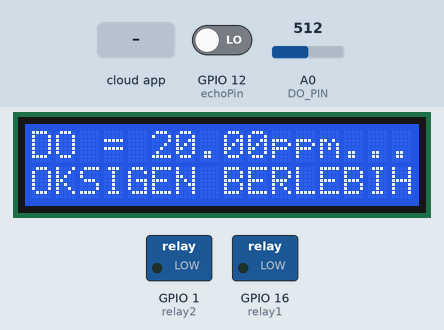
Recording of a sketch running on a simulated ESP8266 (NodeMCU). Shown: 16×2 character LCD, switched loads named in the sketch (green lamp = pin HIGH). The test bench sets the inputs (shaded band); at power-on: A0 (DO_PIN) = 512, GPIO 12 (echoPin) LOW. WiFi joins after 1.5 s; servers stay silent unless stated; the Firebase database answers and starts empty; pins used as bus, display or sensor lines are not drawn; what the sketch prints to the serial monitor is not drawn.

Above: at 7.5 s.
7.6 s: A0 (DO_PIN) set to 722
15.0 s: A0 (DO_PIN) set to 749
At 26.3 s:
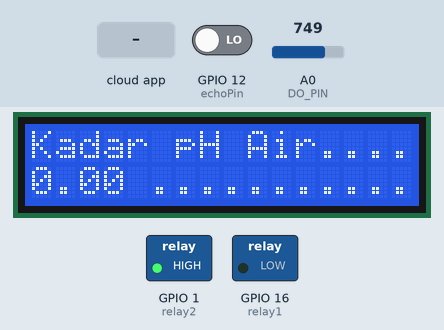
26.8 s: A0 (DO_PIN) set to 5
At 35.0 s:
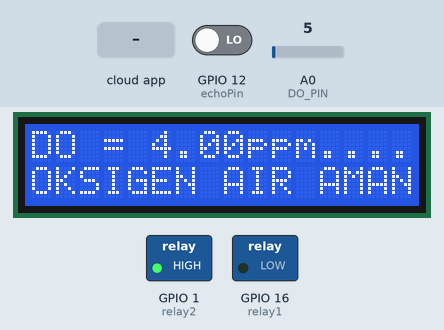
36.1 s: the phone or cloud app sets SuhuA to 25
At 42.1 s:
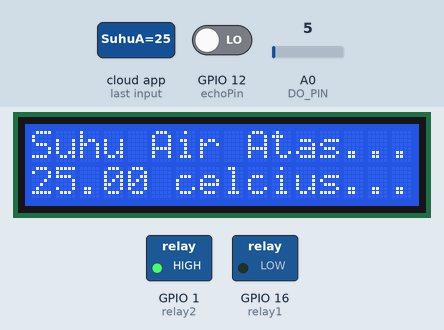
44.3 s: the phone or cloud app sets SuhuB to 25
At 49.3 s:
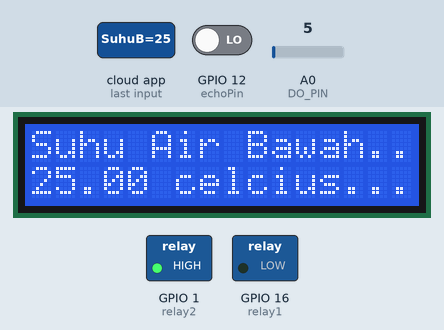
51.4 s: the phone or cloud app sets pH to 25
At 56.4 s:
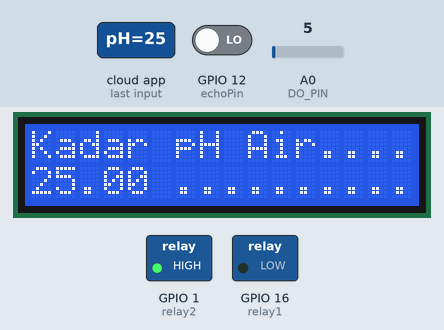
Timing chart, 0 to 57.9 s (numbered marks = the images above; inputs shaded):
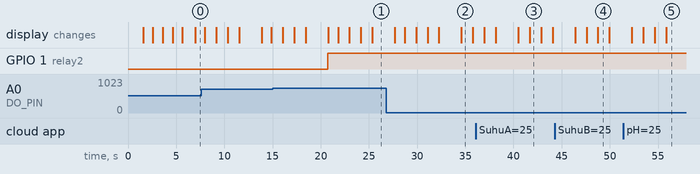

The sketch:

d1_r1_tinggi_air_dan_sensor_DO_dan_pH_dan_Suhu_dan_relay_dan.ino
```cpp
#include <Arduino.h>

#include <LiquidCrystal_I2C.h>

#include <Wire.h>

//Sensor DO
#define DO_PIN A0

#define VREF 5000    //VREF (mv)
#define ADC_RES 1024 //ADC Resolution

//Single-point calibration Mode=0
//Two-point calibration Mode=1
#define TWO_POINT_CALIBRATION 1

#define READ_TEMP (25) //Current water temperature ℃, Or temperature sensor function

//Single point calibration needs to be filled CAL1_V and CAL1_T
#define CAL1_V (43) //mv
#define CAL1_T (25)   //℃

//Two-point calibration needs to be filled CAL2_V and CAL2_T
//CAL1 High temperature point, CAL2 Low temperature point

#define CAL2_V (14) //mv
#define CAL2_T (15)   //℃

const uint16_t DO_Table[41] = {
    14460, 14220, 13820, 13440, 13090, 12740, 12420, 12110, 11810, 11530,
    11260, 11010, 10770, 10530, 10300, 10080, 9860, 9660, 9460, 9270,
    9080, 8900, 8730, 8570, 8410, 8250, 8110, 7960, 7820, 7690,
    7560, 7430, 7300, 7180, 7070, 6950, 6840, 6730, 6630, 6530, 6410};

uint8_t Temperaturet;
uint16_t ADC_Raw;
uint16_t ADC_Voltage;
float DO;

int16_t readDO(uint32_t voltage_mv, uint8_t temperature_c)
{
#if TWO_POINT_CALIBRATION == 1
  uint16_t V_saturation = (uint32_t)CAL1_V + (uint32_t)35 * temperature_c - (uint32_t)CAL1_T * 35;
  return (voltage_mv * DO_Table[temperature_c] / V_saturation);
#else
  uint16_t V_saturation = (int16_t)((int8_t)temperature_c - CAL2_T) * ((uint16_t)CAL1_V - CAL2_V) / ((uint8_t)CAL1_T - CAL2_T) + CAL2_V;
  return (voltage_mv * DO_Table[temperature_c] / V_saturation);
#endif
}


//Firebase
#if defined(ESP32)
  #include <WiFi.h>
#elif defined(ESP8266)
  #include <ESP8266WiFi.h>
#endif
#include <Firebase_ESP_Client.h>


//Provide the token generation process info.
#include "addons/TokenHelper.h"
//Provide the RTDB payload printing info and other helper functions.
#include "addons/RTDBHelper.h"

// Insert your network credentials
//#define WIFI_SSID "PDTI"
//#define WIFI_PASSWORD "pdti1234"

#define WIFI_SSID "GATEWAY-LANRISANG"
#define WIFI_PASSWORD "MF2022pinrang"

// #define WIFI_SSID "realme 6"
// #define WIFI_PASSWORD "abcd12345"

// Insert Firebase project API Key
//#define API_KEY "3kP2SUYg14SufFclb7lYPdX8TycG19xz4ppBPcm0"
#define API_KEY "AIzaSyD26QdvEJBFCO2-CG3PKtvdRCbMKD3nkN0"

// Insert RTDB URLefine the RTDB URL */
#define DATABASE_URL "https://coba-esp32-39fd9-default-rtdb.asia-southeast1.firebasedatabase.app/"

//Define Firebase Data object
FirebaseData fbdo;

FirebaseAuth auth;
FirebaseConfig config;

unsigned long sendDataPrevMillis = 0;
int count = 0;
bool signupOK = false;

#define trigPin 13  //Pin D7 ESP8266 Wemos D1 R2 WiFi
#define echoPin 12  //Pin D6 ESP8266  Wemos D1 R2 WiFi
#define relay1 16 //Pin D2 ESP8266  Wemos D1 R2 WiFi
#define relay2 1 //Pin D1 ESP8266  Wemos D1 R2 WiFi
//const int relay2 = D10;

LiquidCrystal_I2C lcd(0x27 ,16,2);

int jarak = 135;
int tinggi;
float suhua;
float suhub;
float ph;


void setup() {
  //Serial.begin(9600);
  Serial.begin(115200);

  WiFi.begin(WIFI_SSID, WIFI_PASSWORD);
  Serial.print("Connecting to Wi-Fi");
  while (WiFi.status() != WL_CONNECTED){
    Serial.print(".");
    delay(300);
  }
  Serial.println();
  Serial.print("Connected with IP: ");
  Serial.println(WiFi.localIP());
  Serial.println();

  /* Assign the api key (required) */
  config.api_key = API_KEY;

  /* Assign the RTDB URL (required) */
  config.database_url = DATABASE_URL;

  /* Sign up */
  if (Firebase.signUp(&config, &auth, "", "")){
    Serial.println("ok");
    signupOK = true;
  }
  else{
    Serial.printf("%s\n", config.signer.signupError.message.c_str());
  }

  /* Assign the callback function for the long running token generation task */
  config.token_status_callback = tokenStatusCallback; //see addons/TokenHelper.h

  Firebase.begin(&config, &auth);
  Firebase.reconnectWiFi(true);

  pinMode(trigPin, OUTPUT);
  pinMode(echoPin, INPUT);
  pinMode (relay1, OUTPUT);
  pinMode (relay2, OUTPUT);
  digitalWrite(relay1, LOW);
  digitalWrite(relay2, LOW);
  lcd.begin();                      // initialize the lcd
  // Print a message to the LCD.
  lcd.backlight();
  lcd.setCursor(0,0);
    lcd.print("ALAT PENGUKUR");
    delay (1000);
    lcd.setCursor(0,1);
    lcd.print("KUALITAS AIR");
    delay(1000);
    lcd.clear();
    lcd.setCursor(0,0);
    lcd.print("TAMBAK UDANG");
    delay(1000);
    lcd.setCursor(0,1);
    lcd.print("WINDU LANRISANG");
    delay(1000);
    lcd.clear();
    //lcd.setCursor(0,0);
    //lcd.print("TINGGI AIR");
    //lcd.print("=");
}

void loop() {

  //Sensor DO
  Temperaturet = (uint8_t)READ_TEMP;
  ADC_Raw = analogRead(DO_PIN);
  ADC_Voltage = uint32_t(VREF) * ADC_Raw / ADC_RES;
  DO = ((readDO(ADC_Voltage, Temperaturet))/1000);

  //Serial.print("Temperaturet:\t" + String(Temperaturet) + "\t");
  //Serial.print("ADC RAW:\t" + String(ADC_Raw) + "\t");
  //Serial.print("ADC Voltage:\t" + String(ADC_Voltage) + "\t");
  //Serial.println("DO:\t" + String(readDO(ADC_Voltage, Temperaturet)) + "\t");
  //Serial.println("DO:\t" + String(DO) + "\t");


  //Ketinggian Air
  long duration, gape;
  digitalWrite(trigPin, LOW);
  delayMicroseconds(2);
  digitalWrite(trigPin, HIGH);
  delayMicroseconds(10);
  digitalWrite(trigPin, HIGH);
  duration = pulseIn(echoPin, HIGH);
  gape = (duration/2) / 29.1;
  tinggi = jarak - gape;

  //Firebase
  if (Firebase.ready() && signupOK && (millis() - sendDataPrevMillis > 1000 || sendDataPrevMillis == 0)){
    sendDataPrevMillis = millis();
    //Pembacaan dat Tinggi Air
    //Firebase.RTDB.setInt(&fbdo, "TinggiAir", tinggi)
    if (Firebase.RTDB.setInt(&fbdo, "TinggiAir", tinggi)){
      //Serial.println("PASSED");
      //Serial.println("PATH: " + fbdo.dataPath());
      //Serial.println("TYPE: " + fbdo.dataType());
      // lcd.setCursor(0,0);
      // lcd.print("PASSED");
      // lcd.setCursor(0,1);
      // lcd.print("TYPE: " + fbdo.dataType());
      // delay (1000);
      //Serial.print("Tinggi Air =");
      //Serial.print(tinggi);
      //Serial.println(" cm.........");
      //Logika untuk pengukuran ketinggian Air
      if (tinggi < 50 )
      {
        digitalWrite(relay1, HIGH);
        //lcd.setCursor(11,0);
        lcd.setCursor(0,0);
        lcd.print("TINGGI AIR");
        lcd.print("=");
        lcd.print(tinggi);
        lcd.print("cm...");
        lcd.setCursor(0,1);
        lcd.print("MESIN AIR ON ....");
        delay (1000);
        //lcd.clear();
      }
    else if (tinggi >= 70 && tinggi <= 80)
    {
        digitalWrite(relay1, LOW);
        //lcd.setCursor(11,0);
        lcd.setCursor(0,0);
        lcd.print("TINGGI AIR");
        lcd.print("=");
        lcd.print(tinggi);
        lcd.print("cm...");
        lcd.setCursor(0,1);
        lcd.print("MESIN AIR OFF ...");
        delay (1000);
        //lcd.clear();

      }
        else if (tinggi >= 50 && tinggi < 70)
      {
        //lcd.setCursor(11,0);
        lcd.setCursor(0,0);
        lcd.print("TINGGI AIR");
        lcd.print("=");
        lcd.print(tinggi);
        lcd.print("cm ...");
        lcd.setCursor(0,1);
        lcd.print("TINGGI AIR AMAN..");
        delay (1000);
        //lcd.clear();
      }

    }
    else {
      lcd.setCursor(0,0);
      lcd.print("FAILED");
      lcd.setCursor(0,1);
      lcd.print("REASON: " + fbdo.errorReason());
      delay (1000);
      Serial.println("FAILED");
      Serial.println("REASON: " + fbdo.errorReason());
    }

    //Pembacaan Data Kadar Oksigen Terlarut
    //Firebase.RTDB.setFloat(&fbdo, "DO", DO)
    if (Firebase.RTDB.setInt(&fbdo, "DO", DO)){
      //Serial.println("PASSED");
      //Serial.println("PATH: " + fbdo.dataPath());
      //Serial.println("TYPE: " + fbdo.dataType());
      // lcd.setCursor(0,0);
      // lcd.print("PASSED");
      // lcd.setCursor(0,1);
      // lcd.print("TYPE: " + fbdo.dataType());
      // delay (1000);
      //Serial.print("DO =");
      //Serial.print(DO);
      //Serial.println(" ...........");
      //Logika untuk pengukuran kadar oksigen terlarut
      if (DO < 3 )
      {
        digitalWrite(relay2, HIGH);
        //digitalWrite(relay2, LOW);
        //Serial.println("Oksigen Kurang");
        lcd.setCursor(0,0);
        lcd.print("DO = ");
        lcd.print(DO);
        lcd.print("ppm.......");
        lcd.setCursor(0,1);
        lcd.print("OKSIGEN KURANG..");
        delay (1000);
        lcd.setCursor(0,1);
        lcd.print("MESIN AIR ON ....");
        delay (1000);
      }
      else if (DO >= 15)
      {
        digitalWrite(relay2, LOW);
        //digitalWrite(relay2, HIGH);
        //Serial.println("Oksigen Berlebih");
        lcd.setCursor(0,0);
        lcd.print("DO = ");
        lcd.print(DO);
        lcd.print("ppm.......");
        lcd.setCursor(0,1);
        lcd.print("OKSIGEN BERLEBIH");
        delay (1000);
        lcd.setCursor(0,1);
        lcd.print("MESIN AIR OFF ...");
        delay (1000);
      }
      else if (DO >= 3 && DO < 15)
      {
        //Serial.println("Oksigen Aman");
        lcd.setCursor(0,0);
        lcd.print("DO = ");
        lcd.print(DO);
        lcd.print("ppm.......");
        lcd.setCursor(0,1);
        lcd.print("OKSIGEN AIR AMAN");
        delay (1000);
      }
    }
    else {
      lcd.setCursor(0,0);
      lcd.print("FAILED");
      lcd.setCursor(0,1);
      lcd.print("REASON: " + fbdo.errorReason());
      delay (1000);
      Serial.println("FAILED");
      Serial.println("REASON: " + fbdo.errorReason());
    }

    //Pembacaan Data Suhu Air Atas
    if (Firebase.RTDB.getFloat(&fbdo, "/SuhuA")){
      //Serial.println("PASSED");
      //Serial.println("PATH: " + fbdo.dataPath());
      //Serial.println("TYPE: " + fbdo.dataType());
      //int suhua = Firebase.RTDB.getFloat(&fbdo, "SuhuA");
      //if (fbdo.dataType() == "SuhuA") {
        suhua = fbdo.floatData();
        //Serial.print("Suhu Atas =");
        //Serial.print(suhua);
        //Serial.println(" celcius...........");
        lcd.setCursor(0,0);
        lcd.print("Suhu Air Atas...");
        lcd.setCursor(0,1);
        lcd.print(suhua);
        lcd.print(" celcius...........");
        delay (1000);
      //}
    }
    else {
      lcd.setCursor(0,0);
      lcd.print("FAILED");
      lcd.setCursor(0,1);
      lcd.print("REASON: " + fbdo.errorReason());
      delay (1000);
      //Serial.println("FAILED");
      //Serial.println("REASON: " + fbdo.errorReason());
    }

    //Pembacaan Data Suhu Air Bawah
    if (Firebase.RTDB.getFloat(&fbdo, "/SuhuB")){
      //Serial.println("PASSED");
      //Serial.println("PATH: " + fbdo.dataPath());
      //Serial.println("TYPE: " + fbdo.dataType());
      //int suhub = Firebase.RTDB.getFloat(&fbdo, "SuhuB");
      //if (fbdo.dataType() == "SuhuB") {
        suhub = fbdo.floatData();
        //Serial.print("Suhu Bawah =");
        //Serial.print(suhub);
        //Serial.println(" celcius...........");
        lcd.setCursor(0,0);
        lcd.print("Suhu Air Bawah...");
        lcd.setCursor(0,1);
        lcd.print(suhub);
        lcd.print(" celcius...........");
        delay (1000);
      //}
    }
    else {
      lcd.setCursor(0,0);
      lcd.print("FAILED");
      lcd.setCursor(0,1);
      lcd.print("REASON: " + fbdo.errorReason());
      delay (1000);
      //Serial.println("FAILED");
      //Serial.println("REASON: " + fbdo.errorReason());
    }

    //Pembacaan data pH Air
    if (Firebase.RTDB.getFloat(&fbdo, "/pH")){
      //Serial.println("PASSED");
      //Serial.println("PATH: " + fbdo.dataPath());
      //Serial.println("TYPE: " + fbdo.dataType());
      //int ph = Firebase.RTDB.getFloat(&fbdo, "pH");
      //if (fbdo.dataType() == "pH") {
        ph = fbdo.floatData();
        //Serial.print("pH Air =");
        //Serial.print(ph);
        //Serial.println(" ...............");
        lcd.setCursor(0,0);
        lcd.print("Kadar pH Air...");
        lcd.setCursor(0,1);
        lcd.print(ph);
        lcd.print(" .................");
        delay (1000);
      //}

    }
    else {
      lcd.setCursor(0,0);
      lcd.print("FAILED");
      lcd.setCursor(0,1);
      lcd.print("REASON: " + fbdo.errorReason());
      delay (1000);
      //Serial.println("FAILED");
      //Serial.println("REASON: " + fbdo.errorReason());
    }


  }


}
```

Measured:
- the behaviour switches between 734 and 735 on A0 (DO_PIN) (found by bisection; images 0 and 1)
- after the input at 15.0 s, GPIO 1 (relay2): LOW → HIGH after 5.7 s; the display: first differs from a run without the input after 5.8 s (image 1 shows a later state)
- after the input at 26.8 s, the display: first differs from a run without the input after 7.8 s (image 2)
- what the display in image 2 shows lasts 1.2 s, from 34.6 s to 35.8 s
